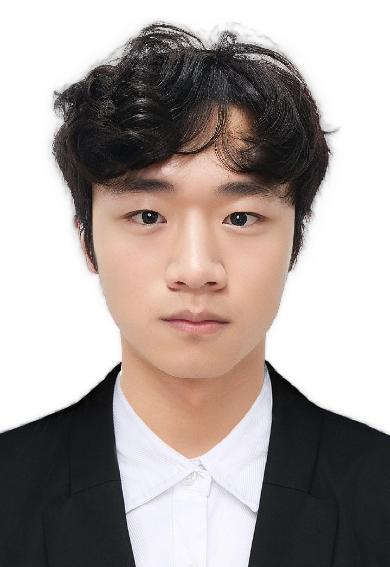
#> input picture 0223-0301/张林方正.png, 390 x 567 px
$ python time-domain2frequency-domain.py
#> lines starting #> are read from the running program, lines starting #| are printed output that depends on the picture
import cv2
import numpy as np
import matplotlib.pyplot as plt
import time

# =========================
# 1. 读取图片（灰度图） | Load image in grayscale
# =========================
img = cv2.imread('张林方正.png', cv2.IMREAD_GRAYSCALE)
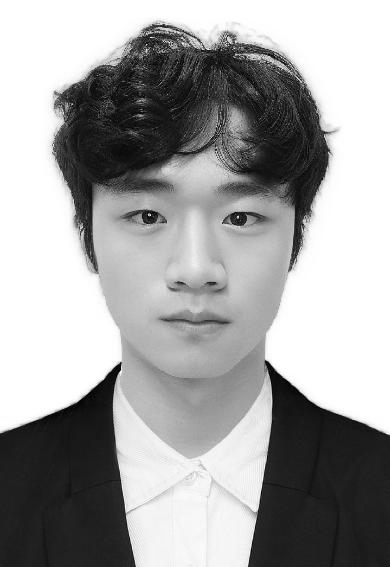
#> img: shape (567, 390); min 0, max 255, mean 162.2

# =========================
# 2. 计算傅里叶变换 | Compute 2D Fourier Transform
# =========================
f = np.fft.fft2(img)           # 傅里叶变换
fshift = np.fft.fftshift(f)    # 将零频率移到中心
magnitude_spectrum = 20 * np.log(np.abs(fshift) + 1)  # 幅度谱
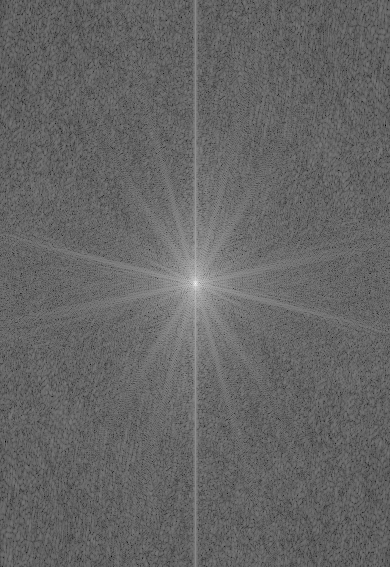
#> magnitude_spectrum: shape (567, 390) float64; min 44.15, max 347.9, mean 165.6; drawn with min black and max white

# =========================
# 3. 显示时域和频域图像 | Display image and its frequency spectrum
# =========================
plt.figure(figsize=(10,5))

plt.subplot(1,2,1)
plt.imshow(img, cmap='gray')
plt.title('Original Image (Time Domain)')
plt.axis('off')

plt.subplot(1,2,2)
plt.imshow(magnitude_spectrum, cmap='gray')
plt.title('Magnitude Spectrum (Frequency Domain)')
plt.axis('off')

time.sleep(3)
plt.show()
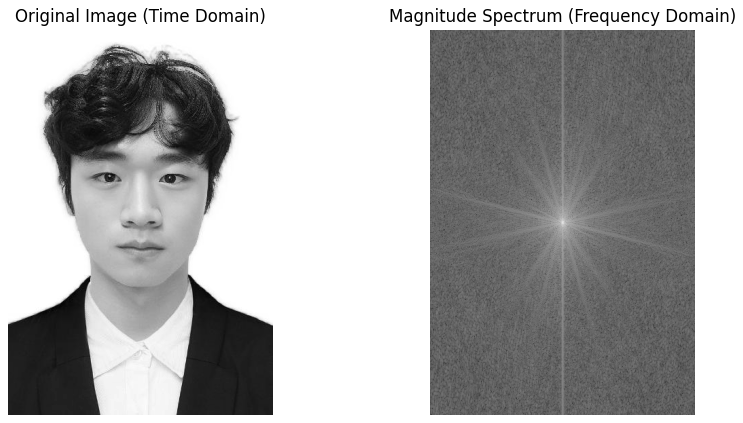
#> figure drawn by matplotlib, 2 panels

$ run again, with 0223-0301/image-1.png copied over 0223-0301/张林方正.png
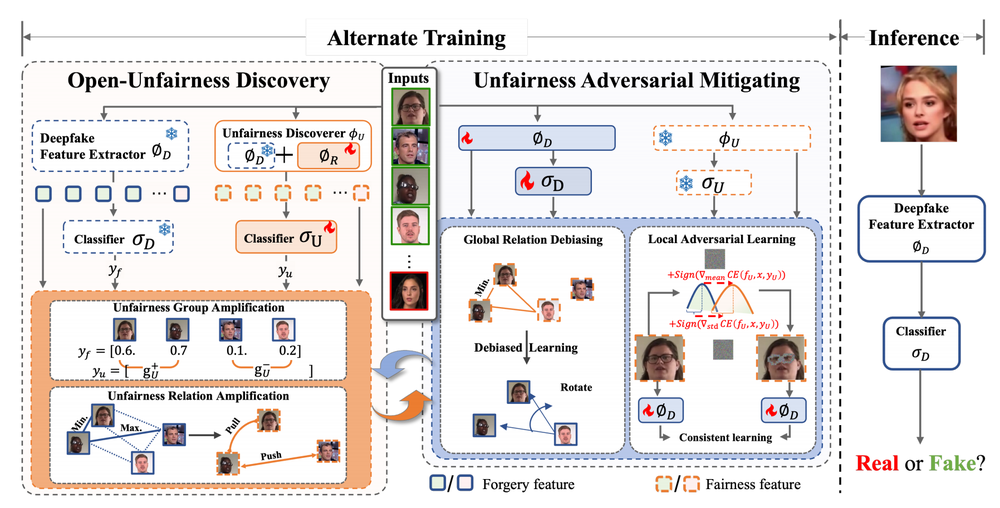
#> input picture 0223-0301/image-1.png, 1000 x 508 px, shrunk from 1796 x 913 before the run
#> `magnitude_spectrum = 20 * np.log(np.abs(fshift) + 1)`:
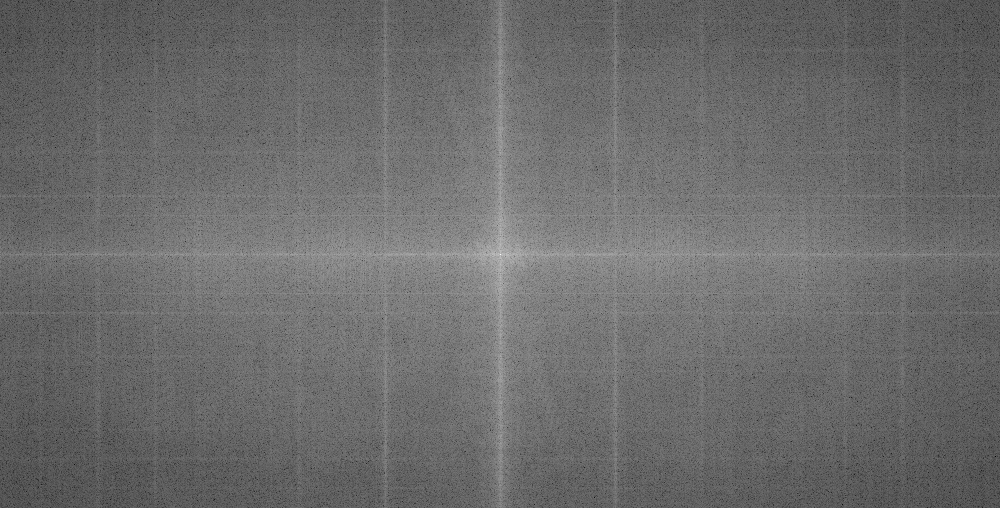
#> magnitude_spectrum: shape (508, 1000) float64; min 44.12, max 371.4, mean 182.5; drawn with min black and max white
#> `plt.show()`:
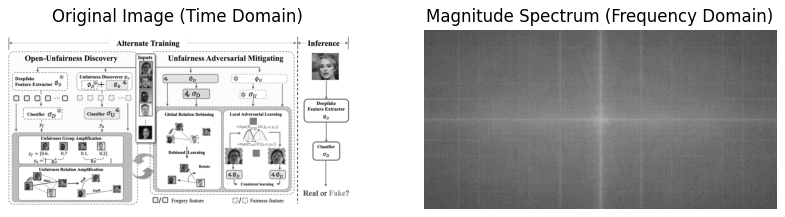
#> figure drawn by matplotlib, 2 panels

$ run again, with 0223-0301/image-2.png copied over 0223-0301/张林方正.png
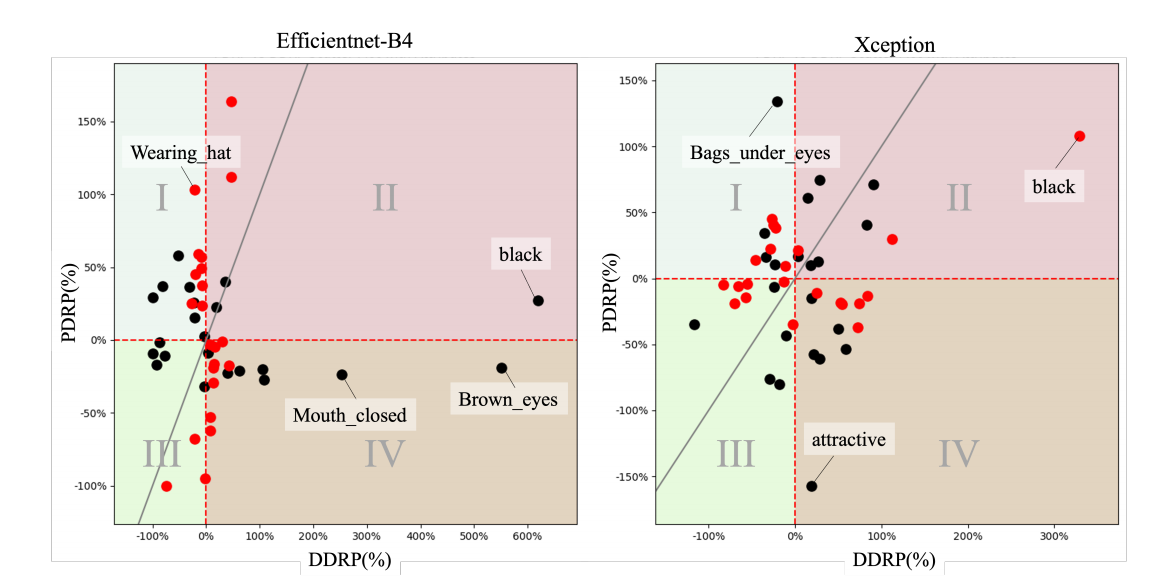
#> input picture 0223-0301/image-2.png, 1168 x 581 px
#> `magnitude_spectrum = 20 * np.log(np.abs(fshift) + 1)`:
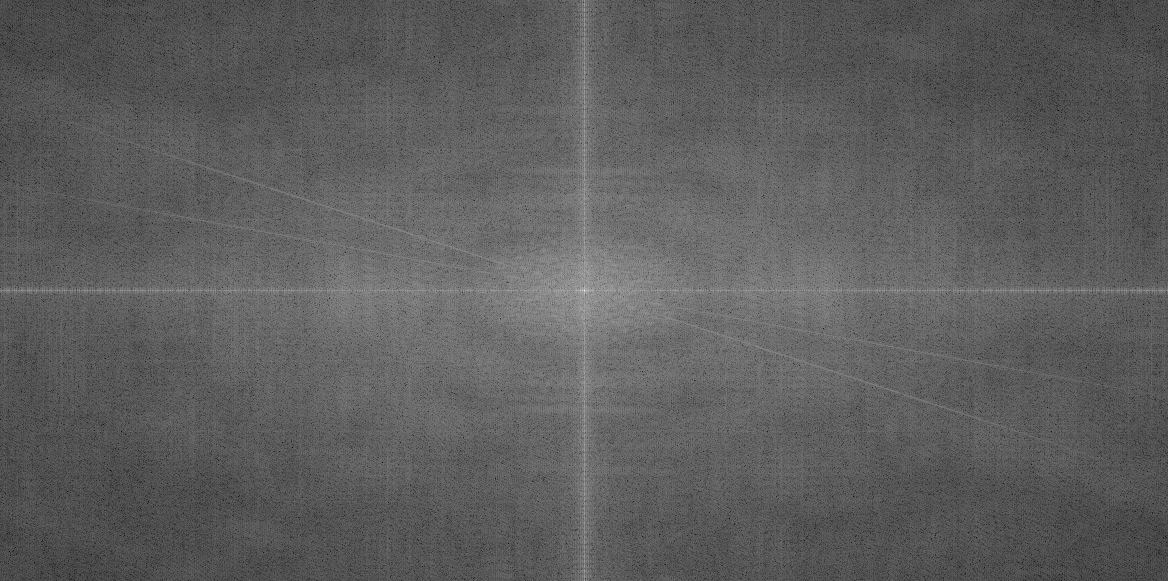
#> magnitude_spectrum: shape (581, 1168) float64; min 58.49, max 377.2, mean 176.1; drawn with min black and max white
#> `plt.show()`:
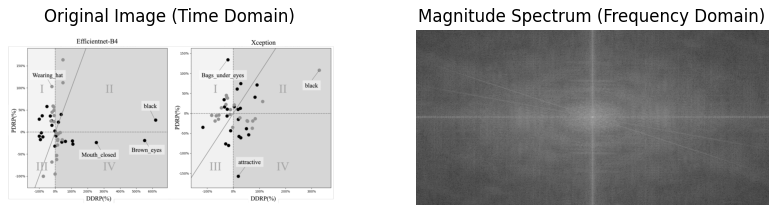
#> figure drawn by matplotlib, 2 panels

$ run again, with 0223-0301/image-3.png copied over 0223-0301/张林方正.png
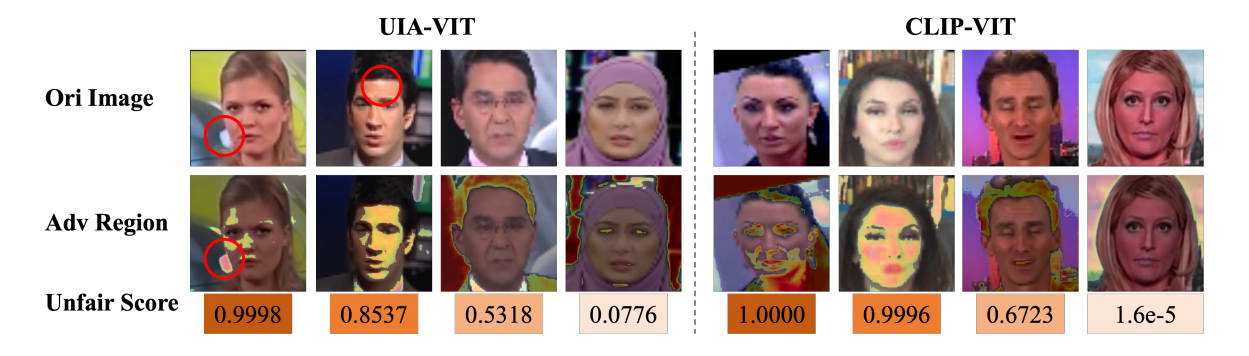
#> input picture 0223-0301/image-3.png, 1249 x 356 px
#> `magnitude_spectrum = 20 * np.log(np.abs(fshift) + 1)`:
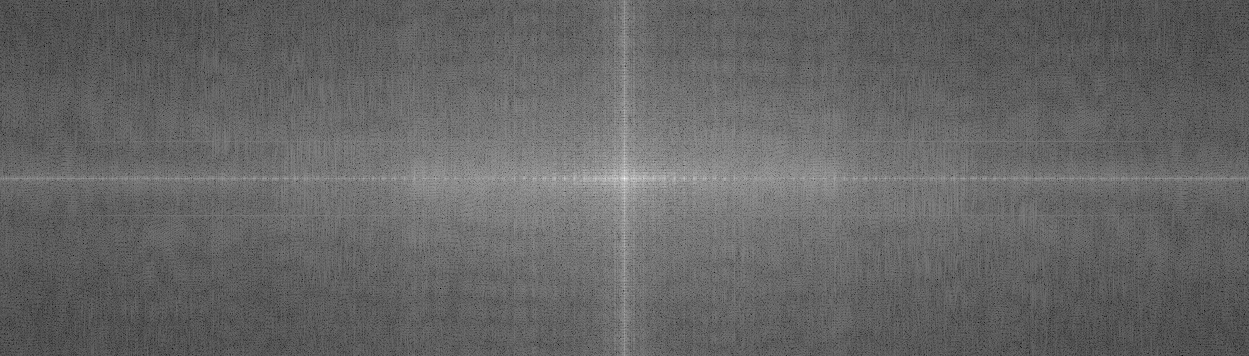
#> magnitude_spectrum: shape (356, 1249) float64; min 40.64, max 362.8, mean 169.3; drawn with min black and max white
#> `plt.show()`:
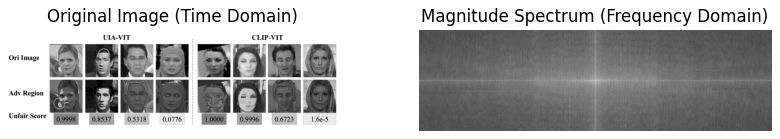
#> figure drawn by matplotlib, 2 panels
